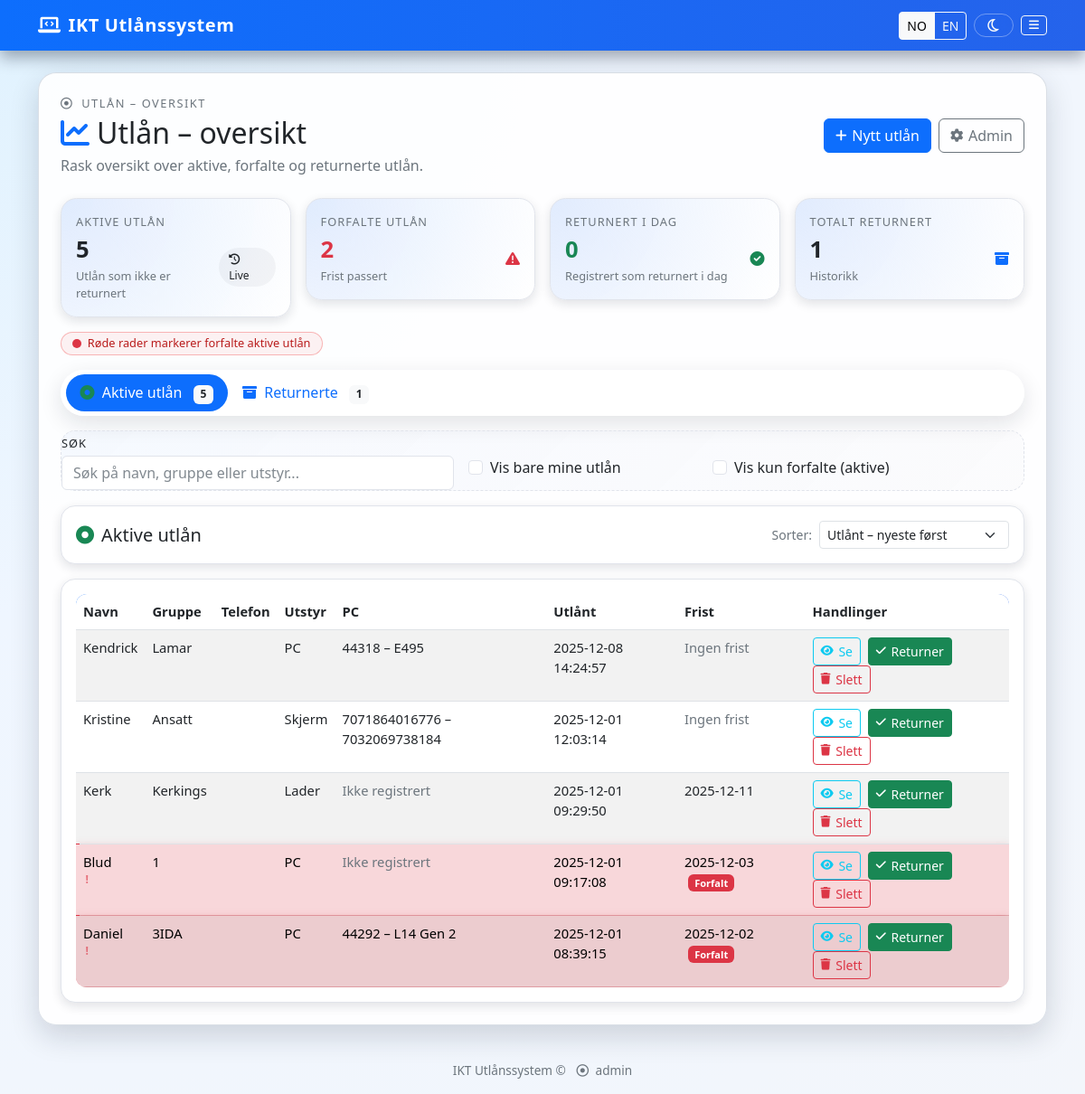
Page /dashboard (signed in) on the earlier database version.
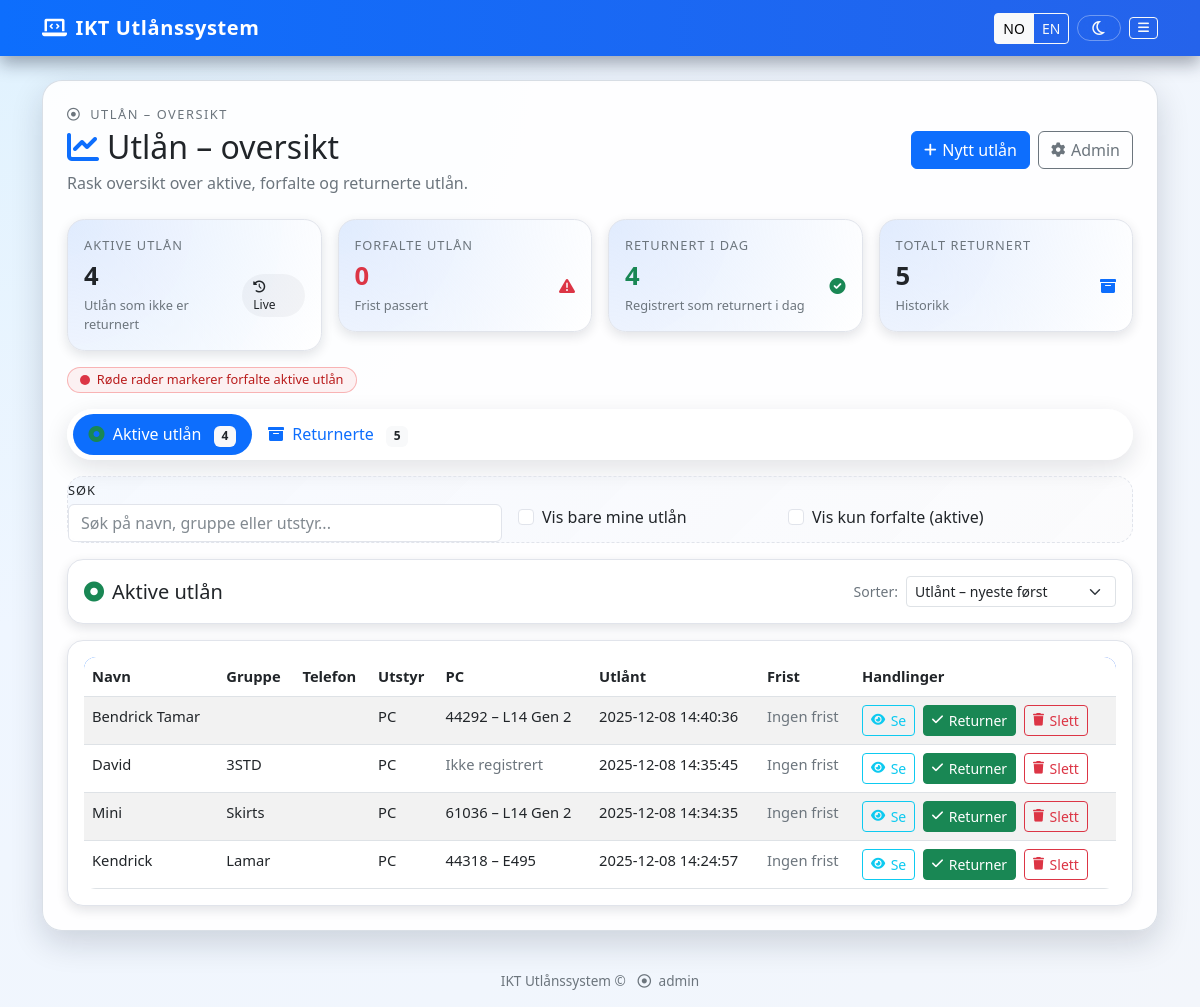
Same page on the later database version.
### app.py (models this page shows)
class Loan(db.Model):
    __tablename__ = "loan"
    id = db.Column(db.Integer, primary_key=True)
    borrower_name = db.Column(db.String(100), nullable=False)
    borrower_phone = db.Column(db.String(30))
    class_info = db.Column(db.String(50))
    item = db.Column(db.String(100), nullable=False)
    reason = db.Column(db.String(200))
    checkout_date = db.Column(db.DateTime, default=datetime.utcnow)
    value = db.Column(db.String(100))
    due_date = db.Column(db.DateTime, nullable=True)
    return_date = db.Column(db.DateTime, nullable=True)
    user_id = db.Column(db.Integer, db.ForeignKey('user.id'), nullable=False)
    is_returned = db.Column(db.Boolean, default=False)
    pc_id = db.Column(db.Integer, db.ForeignKey('pc.id'), nullable=True)
    pc = db.relationship('PC', backref='loans')

### app.py (the view)
@app.route('/dashboard')
@login_required
def dashboard():
    active_loans = Loan.query.filter_by(is_returned=False).all()
    returned_loans = Loan.query.filter_by(is_returned=True).all()
    today_local = local_today()
    for loan in active_loans + returned_loans:
        loan.checkout_date_local = utc_to_local(loan.checkout_date)
        loan.return_date_local = utc_to_local(loan.return_date)
        if loan.pc:
            loan.pc_label = f"{loan.pc.ok_number} – {loan.pc.model_type}"
            loan.pc_ok = loan.pc.ok_number
            loan.pc_model = loan.pc.model_type
        else:
            loan.pc_label = ""
            loan.pc_ok = ""
            loan.pc_model = ""
        loan.overdue = (
            not loan.is_returned
            and loan.due_date is not None
            and loan.due_date.date() < today_local
        )
    overdue_count = sum(1 for l in active_loans if l.overdue)
    returned_today_count = sum(
        1 for l in returned_loans
        if l.return_date_local and l.return_date_local.date() == today_local
    )
    total_active = len(active_loans)
    total_returned = len(returned_loans)
    return render_template(
        'dashboard.html',
        active_loans=active_loans,
        returned_loans=returned_loans,
        total_active=total_active,
        overdue_count=overdue_count,
        returned_today_count=returned_today_count,
        total_returned=total_returned
    )

### app.py (called while the page is built)
def translate(text: str) -> str:
    lang = session.get("lang", "no")
    if lang == "en":
        return translations.get("en", {}).get(text, text)
    return text

def translate_item(text: str) -> str:
    if not text:
        return text
    lang = session.get("lang", "no")
    if lang == "en":
        return item_translations_en.get(text, text)
    return text

def translate_class(text: str) -> str:
    if not text:
        return text
    lang = session.get("lang", "no")
    if lang == "en":
        return class_translations_en.get(text, text)
    return text

def utc_to_local(utc_dt):
    if utc_dt is None:
        return None
    if OSLO_TZ is None:
        return utc_dt
    local_tz = OSLO_TZ
    if utc_dt.tzinfo is None:
        utc_dt = utc_dt.replace(tzinfo=UTC_TZ)
    return utc_dt.astimezone(local_tz)

def local_today():
    if OSLO_TZ is None:
        return datetime.now().date()
    return datetime.now(OSLO_TZ).date()

def login_required(f):
    @wraps(f)
    def wrap(*args, **kwargs):
        if 'user_id' not in session:
            flash('Du må logge inn først.', 'danger')
            return redirect(url_for('login'))
        return f(*args, **kwargs)
    return wrap

### templates/dashboard.html (shortened to what the changed rows need)
{% extends 'base.html' %}
{% block content %}
<div class="dashboard-shell">
    <div class="dashboard-shell-inner">
        <div class="d-flex flex-wrap justify-content-between align-items-center mb-4 gap-3">
            <div>
                <h2 class="mb-1 d-flex align-items-center gap-2">
                    <i class="fa-solid fa-chart-line text-primary"></i>
                    <span>{{ t('Utlån – oversikt') }}</span>
                </h2>
            </div>
        </div>
        <div class="row g-3 mb-3">
            <div class="col-md-3 col-6">
                <div class="card stat-card">
                    <div class="card-body">
                        <div class="d-flex align-items-center justify-content-between">
                            <div>
                                <div class="stat-value">{{ total_active }}</div>
                                <div class="stat-sub">{{ t('Utlån som ikke er returnert') }}</div>
                            </div>
                        </div>
                    </div>
                </div>
            </div>
            <div class="col-md-3 col-6">
                <div class="card stat-card">
                    <div class="card-body">
                        <div class="d-flex align-items-center justify-content-between">
                            <div>
                                <div class="stat-value text-danger">{{ overdue_count }}</div>
                                <div class="stat-sub">{{ t('Frist passert') }}</div>
                            </div>
                        </div>
                    </div>
                </div>
            </div>
            <div class="col-md-3 col-6">
                <div class="card stat-card">
                    <div class="card-body">
                        <div class="d-flex align-items-center justify-content-between">
                            <div>
                                <div class="stat-value text-success">{{ returned_today_count }}</div>
                                <div class="stat-sub">{{ t('Registrert som returnert i dag') }}</div>
                            </div>
                        </div>
                    </div>
                </div>
            </div>
            <div class="col-md-3 col-6">
                <div class="card stat-card">
                    <div class="card-body">
                        <div class="d-flex align-items-center justify-content-between">
                            <div>
                                <div class="stat-value">{{ total_returned }}</div>
                                <div class="stat-sub">{{ t('Historikk') }}</div>
                            </div>
                        </div>
                    </div>
                </div>
            </div>
        </div>
        <div class="loan-tabs-wrapper mb-3">
            <ul class="nav nav-pills mb-0" id="loanTabs" role="tablist">
                <li class="nav-item" role="presentation">
                    <button class="nav-link active" id="active-tab" data-bs-toggle="tab" data-bs-target="#active"
                        type="button" role="tab">
                        <i class="fa-solid fa-circle-dot me-1 text-success"></i>
                        {{ t('Aktive utlån') }}
                        <span class="badge bg-light text-dark ms-2">{{ active_loans|length }}</span>
                    </button>
                </li>
                <li class="nav-item" role="presentation">
                    <button class="nav-link" id="returned-tab" data-bs-toggle="tab" data-bs-target="#returned"
                        type="button" role="tab">
                        <i class="fa-solid fa-box-archive me-1"></i>
                        {{ t('Returnerte') }}
                        <span class="badge bg-light text-dark ms-2">{{ returned_loans|length }}</span>
                    </button>
                </li>
            </ul>
        </div>
        <div class="tab-content" id="loanTabsContent">
            <div class="tab-pane fade show active" id="active" role="tabpanel">
                {% if active_loans %}
                <div class="card">
                    <div class="card-body">
                        <div class="table-responsive">
                            <table class="table table-striped table-hover mb-0" id="activeTable">
                                <thead>
                                    <tr>
                                        <th>{{ t('Navn') }}</th>
                                        <th>{{ t('Gruppe') }}</th>
                                        <th>{{ t('Telefon') }}</th>
                                        <th>{{ t('Utstyr') }}</th>
                                        <th>{{ t('PC') }}</th>
                                        <th>{{ t('Utlånt') }}</th>
                                        <th>{{ t('Frist') }}</th>
                                        <th>{{ t('Handlinger') }}</th>
                                    </tr>
                                </thead>
                                <tbody>
                                    {% for loan in active_loans %}
                                    <tr class="{% if loan.overdue %}table-danger{% endif %}"
                                        data-name="{{ loan.borrower_name|lower }}"
                                        data-class="{{ loan.class_info|lower if loan.class_info }}"
                                        data-item="{{ loan.item|lower }}" data-pc="{{ loan.pc_label|lower }}"
                                        data-owner="{{ loan.user_id }}"
                                        data-overdue="{{ '1' if loan.overdue else '0' }}"
                                        data-checkout="{{ loan.checkout_date_local.isoformat() }}"
                                        data-due="{{ loan.due_date.strftime('%Y-%m-%d') if loan.due_date }}">
                                        <td>{{ loan.borrower_name }}</td>
                                        <td>{{ class_t(loan.class_info) }}</td>
                                        <td>{{ loan.borrower_phone or '' }}</td>
                                        <td>{{ item_t(loan.item) }}</td>
                                        <td>
                                            {% if loan.pc_label %}
                                            {{ loan.pc_label }}
                                            {% else %}
                                            <span class="text-muted">{{ t('Ikke registrert') }}</span>
                                            {% endif %}
                                        </td>
                                        <td>{{ loan.checkout_date_local.strftime('%Y-%m-%d %H:%M:%S') }}</td>
                                        <td>
                                            {% if loan.due_date %}
                                            {{ loan.due_date.strftime('%Y-%m-%d') }}
                                            {% if loan.overdue %}
                                            <span class="badge bg-danger ms-1">{{ t('Forfalt') }}</span>
                                            {% endif %}
                                            {% else %}
                                            <span class="text-muted">{{ t('Ingen frist') }}</span>
                                            {% endif %}
                                        </td>
                                        <td>
                                            <a href="{{ url_for('loan_detail', loan_id=loan.id) }}"
                                                class="btn btn-sm btn-outline-info btn-icon me-1">
                                                <i class="fas fa-eye"></i> {{ t('Se') }}
                                            </a>
                                            {% if is_admin or loan.user_id == session.get('user_id') %}
                                            <form method="post" action="{{ url_for('return_loan', loan_id=loan.id) }}"
                                                class="d-inline">
                                                <button type="submit" class="btn btn-sm btn-success btn-icon me-1">
                                                    <i class="fas fa-check"></i> {{ t('Returner') }}
                                                </button>
                                            </form>
                                            {% endif %}
                                            {% if is_admin %}
                                            <form method="post" action="{{ url_for('delete_loan', loan_id=loan.id) }}"
                                                class="d-inline"
                                                onsubmit="return confirm('{{ t('Er du sikker på at du vil slette dette utlånet?') }}');">
                                                <button type="submit" class="btn btn-sm btn-outline-danger btn-icon">
                                                    <i class="fas fa-trash"></i> {{ t('Slett') }}
                                                </button>
                                            </form>
                                            {% endif %}
                                        </td>
                                    </tr>
                                    {% endfor %}
                                </tbody>
                            </table>
                        </div>
                    </div>
                </div>
                {% else %}
                <div class="alert alert-info">
                    {{ t('Ingen aktive utlån for øyeblikket.') }}
                </div>
                {% endif %}
            </div>
        </div>
    </div>
</div>
{% endblock %}

Differences in the rows shown:
no longer on this page (row edited): Loan: borrower_name "Daniel", class_info "3IDA", item "PC", pc_label "44292 – L14 Gen 2", checkout_date_local "2025-12-01 08:39:15", due_date "2025-12-02", t "Forfalt", t "Se", t "Returner", t "Slett"
no longer on this page (row edited): Loan: borrower_name "Blud", class_info "1", item "PC", t "Ikke registrert", checkout_date_local "2025-12-01 09:17:08", due_date "2025-12-03", t "Forfalt", t "Se", t "Returner", t "Slett"
no longer on this page (row edited): Loan: borrower_name "Kerk", class_info "Kerkings", item "Lader", t "Ikke registrert", checkout_date_local "2025-12-01 09:29:50", due_date "2025-12-11", t "Se", t "Returner", t "Slett"
no longer on this page (row edited): Loan: borrower_name "Kristine", class_info "Ansatt", item "Skjerm", pc_label "7071864016776 – 7032069738184", checkout_date_local "2025-12-01 12:03:14", t "Ingen frist", t "Se", t "Returner", t "Slett"
added Loan: borrower_name "Mini", class_info "Skirts", item "PC", pc_label "61036 – L14 Gen 2", checkout_date_local "2025-12-08 14:34:35", t "Ingen frist", t "Se", t "Returner", t "Slett"
added Loan: borrower_name "David", class_info "3STD", item "PC", t "Ikke registrert", checkout_date_local "2025-12-08 14:35:45", t "Ingen frist", t "Se", t "Returner", t "Slett"
added Loan: borrower_name "Bendrick Tamar", item "PC", pc_label "44292 – L14 Gen 2", checkout_date_local "2025-12-08 14:40:36", t "Ingen frist", t "Se", t "Returner", t "Slett"
Other differences:
{{ total_active }}: "5" → "4"
{{ overdue_count }}: "2" → "0"
{{ returned_today_count }}: "0" → "4"
{{ total_returned }}: "1" → "5"
{{ active_loans|length }}: "5" → "4"
{{ returned_loans|length }}: "1" → "5"
